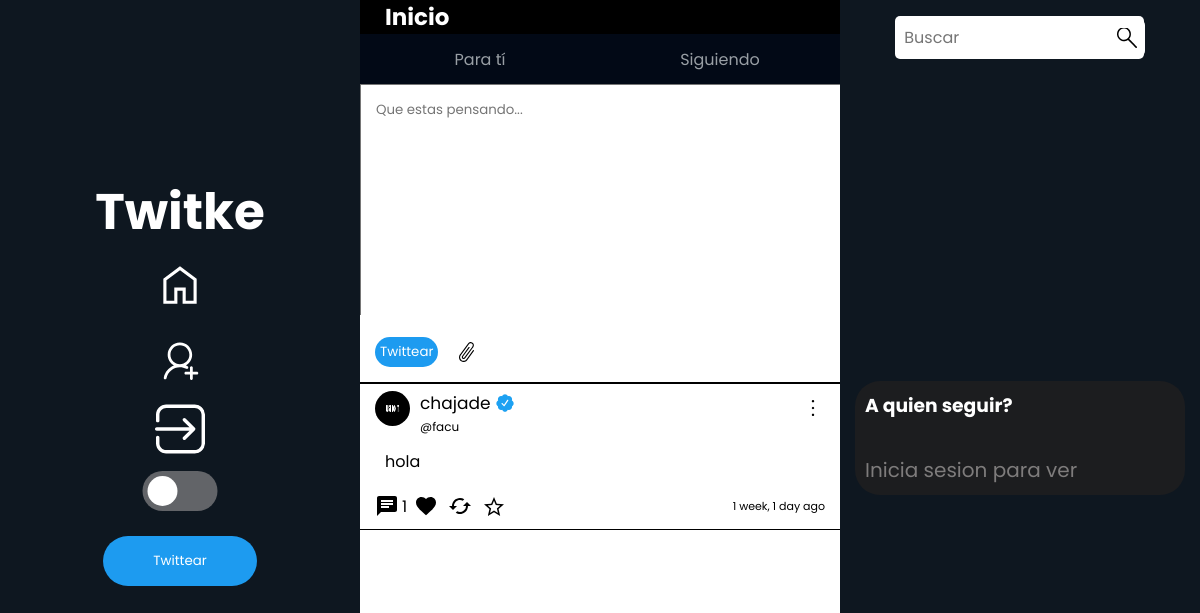
The app's page /, older data.
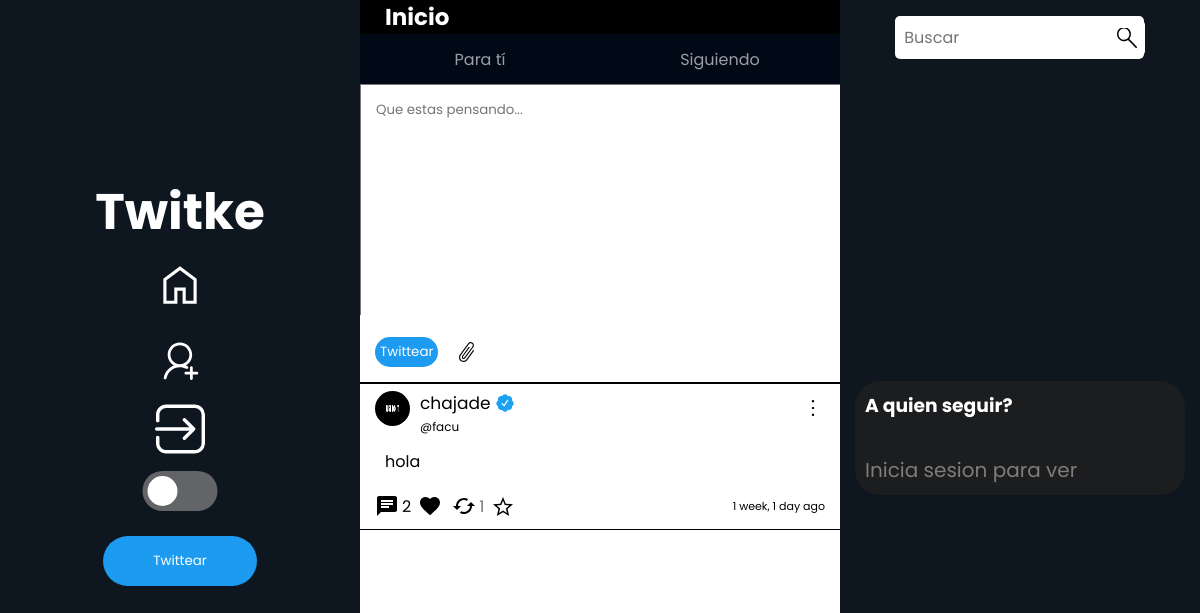
The same page, newer data.
### tweet_profiles/models.py (models this page shows)
class Tweet_profile(models.Model):
    tweet = models.ForeignKey(Tweet, null=True, on_delete=models.CASCADE)
    profile = models.ForeignKey(Profiles, null=True, on_delete=models.CASCADE)
    retwitted_by = models.ManyToManyField(Profiles, related_name="retweet_users")
    likes_users = models.ManyToManyField(Profiles, related_name="likes_tweets")
    haveMultimedia = models.BooleanField(default=False)
    parent_tweet = models.ForeignKey('self', null=True, on_delete=models.CASCADE)

### tweets/models.py (models this page shows)
class Tweet(models.Model):
    user = models.ForeignKey(User, null=True, on_delete=models.CASCADE)
    content = models.TextField(max_length=180)
    created_at = models.DateTimeField(auto_now_add=True)
    likes = models.IntegerField(default=0)
    retweets = models.IntegerField(default=0)
    edited = models.BooleanField(default=False)
    responses = models.IntegerField(null=True, default=0)

### profiles/models.py (models this page shows, shortened)
class Profiles(models.Model):
    user = models.ForeignKey(User, null=True, on_delete=models.CASCADE )
    atName = models.CharField(max_length=30, null=True, default="")
    keeps = models.ManyToManyField(Tweet, related_name='kept_by_profiles', blank=True)
    retweets = models.ManyToManyField(Tweet, related_name='retweets_by_profiles', blank=True)
    biography = models.TextField(max_length=250,  null=True, default="", blank=True)
    profileImage = models.ImageField(null=True, blank=True, upload_to='profileImages')
    profileBanner = models.ImageField(null=True, blank=True, upload_to='profileBanners')
    followers = models.IntegerField(default=0)
    followers_users = models.ManyToManyField('self', symmetrical=False, related_name="followage", blank=True)
    followed_users = models.ManyToManyField('self', symmetrical=False, related_name='following', blank=True)
    like_tweets = models.ManyToManyField(Tweet, related_name='liked', blank=True)
    birthday = models.DateField(null=True)
    webSite = models.CharField(null=True, max_length=100)
    created_at = models.DateTimeField(auto_now_add=True)
    is_verified = models.BooleanField(default=False)
    darkMode = models.BooleanField(default=False)
    strikes = models.IntegerField(default=3)
    banned = models.BooleanField(default=False)

### tweets/views.py (the view)
# urls.py: path('', views.globalFeed, name='globalFeed'),
def globalFeed(request):
    current_profile = ""
    search = request.GET.get("searchUser")
    foryou = request.GET.get("foryou")
    images = TweetImage.objects.all()
    if search:
        users = Profiles.objects.filter(username__icontains = search).all()
    else:
        users = Profiles.objects.all()
    if request.user.is_authenticated:
        current_profile = Profiles.objects.get(user__username = request.user.username)
        if current_profile.banned:
            return redirect('banned')
        followers = current_profile.followed_users.all()
        tweets = Tweet_profile.objects.filter(Q(profile__in=followers) | Q(retwitted_by__in = followers) | Q(profile=current_profile),  parent_tweet=None)
    else:
        tweets = Tweet_profile.objects.all().filter(parent_tweet = None)
    if str(foryou) == "":
        tweets = Tweet_profile.objects.all().filter(parent_tweet = None)
    context = {
        'form': forms.postTweet,
        'tweets': tweets,
        'users': users,
        'images': images
    }
    return render(request, 'globalFeed.html',context)

### tweets/context_processors.py (called while the page is built)
def random_users(request):
    random_users = []
    if request.user.is_authenticated:
        if request.user.is_authenticated:
            current_profile = Profiles.objects.get(user__username = request.user.username)
            random_users = Profiles.objects.exclude(id__in=current_profile.followed_users.values_list('id', flat=True)).exclude(id=request.user.id).order_by('?')[:5]
    return {'random': random_users}

def current_profile(request):
    current_profile = None
    darkmode = True
    if request.user.is_authenticated:
        current_profile = Profiles.objects.get(user__username=request.user.username)
    return {'current_profile': current_profile, 'darkMode': darkmode}

### tweets/templates/globalFeed.html (shortened to what this page needs)
{% extends 'base.html' %}  {% load static %}
    {% block content %}
    <link rel="stylesheet" href="{% static 'css/globalFeed.css' %}" />
    <link rel="stylesheet" href="{% static 'css/User.css' %}" />
    <div class="container-1">
        <h1 class="feedTitle" data-section="first-section" data-value="title">Inicio</h1>
        <div class="optionsFeed">
            <form action="" class="forYou">
                <button  id="buttonForYou" data-section="first-section" data-value="foryou">
                    Para tí
                </button>
            </form>
            <form action="{% url 'globalFeed' %}" class="follows">
                <button id="buttonSiguiendo" data-section="first-section" data-value="follow">
                    Siguiendo
                </button>
            </form>
        </div>
        {% if not buscado %}
            <form action="{% url 'postTweet' %}?return_url={{ request.path }}" method="POST" class="postTweetForm" enctype="multipart/form-data">
                <textarea data-section="first-section" data-value="placeholderArea" name="content" placeholder="Que estas pensando..." cols="27" rows="10" required="" id="id_content" spellcheck="false"></textarea>
                <div class="cosas" style="display: flex;  align-items: center;">
                    <button id="miBoton" onclick="desactivarBoton()"  data-section="navbar" data-value="buttonTweet">
                        Twittear
                    </button>
                    <label for="tweetImage" class="attachment"><img src="{% static 'img/attachment-pin-icon.svg' %}" alt="" style="width: 15px; display: flex;"></label>
                </div>
            </form>
        {% endif %}
    </div>
        <div class="tweets">
            {% for tweet in tweets %}
                {% include 'Tweet.html' %}
            {% endfor %}
        </div>
{% endblock content %}

### tweets/templates/Tweet.html (shortened to what the changed rows need)
{% load static %}
<a href="{% url 'tweetDetails' tweet.tweet.id %}" class="tweet">
    <div class="div-content" id="{{tweet.id}}">
        <div class="tweetHead">
            <div class="fotoPerfil">
                <form action="{% url 'myProfile' tweet.profile.user.id %}">
                    {% if tweet.profile.profileImage %}
                    <button><img src="{{tweet.profile.profileImage.url}} " alt="" class="fotito profilePhoto"></button>
                    {% endif %}
                </form>
                <form action="{% url 'myProfile' tweet.profile.user.id %}" class="formName">
                    <div class="username">
                        <button class="usernameTweet">{{tweet.tweet.user.username}}</button>
                        {% if tweet.profile.is_verified %}
                            <img src="{% static 'img/Twitter-Verified.svg' %}" alt="" style="width: 30px">
                        {% endif %}
                    </div>
                    <p style="font-size: 12px">@{{tweet.profile.atName}}</p>
                </form>
            </div>
            <div class="tweetOptions" style="z-index: 0">
                <button  class="optionButtons" data="true"></button>
            </div>
        </div>
        <span class="tweetMessage">{{tweet.tweet.content}}</span>
        <div class="buttons">
            <div class="buttones">
                <div class="mensajes">
                    <button class="msgButton" id="{{tweet.tweet.id}}">
                        <svg class="msgSvg" xmlns="http://www.w3.org/2000/svg" height="24px" viewBox="0 0 24 24" width="24px" fill="#000000">
                            <path d="M0 0h24v24H0z" fill="none"/>
                            <path d="M20 2H4c-1.1 0-1.99.9-1.99 2L2 22l4-4h14c1.1 0 2-.9 2-2V4c0-1.1-.9-2-2-2zM6 9h12v2H6V9zm8 5H6v-2h8v2zm4-6H6V6h12v2z"/>
                        </svg>
                    </button>
                    {% if tweet.tweet.responses != 0 %}
                            <p class="msgCount">{{tweet.tweet.responses}}</p>
                    {% else %}
                            <p class="msgCount"></p>
                    {% endif %}
                </div>
                    <form action="{% url 'like' tweet.tweet.id %}" class="likeForm" id="likeForm">
                        <button class="likeBtn" onclick="{% if user.is_authenticated %} like(event, this) {% endif %}" tweet-id="{{tweet.tweet.id}}" >
                                <svg class="likeSvg" {% if current_profile in tweet.likes_users.all %}fill="red"{% endif %}  xmlns="http://www.w3.org/2000/svg" height="24px" viewBox="0 0 24 24" width="24px"><path  d="M0 0h24v24H0z" fill="none"/><path {% if current_profile in tweet.likes_users.all %}fill="red"{% endif %} d="M12 21.35l-1.45-1.32C5.4 15.36 2 12.28 2 8.5 2 5.42 4.42 3 7.5 3c1.74 0 3.41.81 4.5 2.09C13.09 3.81 14.76 3 16.5 3 19.58 3 22 5.42 22 8.5c0 3.78-3.4 6.86-8.55 11.54L12 21.35z"/></svg>
                        </button>
                    </form>
                    <form action="{% url 'retweet' tweet.tweet.id %}?next={{ request.path }}" class="retweetForm" id="retweetForm" style="display: flex; justify-content: center; align-items: center; ">
                        <button class="retweetBtn" onclick="{% if user.is_authenticated %} retweet(event, this) {% endif %}" tweet-id="{{tweet.tweet.id}}">
                            <svg class="retweetSvg" xmlns="http://www.w3.org/2000/svg" height="24px" viewBox="0 0 24 24" width="24px" {% if tweet.tweet in current_profile.retweets.all %}fill="green"{% else %}fill="black"{% endif %}><path d="M0 0h24v24H0z" fill="none"/><path  {% if tweet.tweet in current_profile.retweets.all %}fill="green"{% endif %} d="M19 8l-4 4h3c0 3.31-2.69 6-6 6-1.01 0-1.97-.25-2.8-.7l-1.46 1.46C8.97 19.54 10.43 20 12 20c4.42 0 8-3.58 8-8h3l-4-4zM6 12c0-3.31 2.69-6 6-6 1.01 0 1.97.25 2.8.7l1.46-1.46C15.03 4.46 13.57 4 12 4c-4.42 0-8 3.58-8 8H1l4 4 4-4H6z"/></svg>
                        </button>
                        {% if tweet.retwitted_by.all.count != 0 %}
                            <p class="retweetCount"  id="{{tweet.tweet.id}}"style="color: rgba(113, 118, 123, 1)">{{tweet.retwitted_by.all.count}}</p>
                        {% else %}
                            <p class="retweetCount"  id="{{tweet.tweet.id}}"></p>
                        {% endif %}
                    </form>
                    <form action="{% if tweet.tweet %}{% url 'keepTweets' tweet.tweet.id %}{% else %}{% url 'keepTweets' tweet.id %}{% endif %}" id="keepForm">
                        <button tweet-id="{{tweet.tweet.id}}" onclick="{% if user.is_authenticated %} favs(event, this) {% endif %}" class="keptButton">
                                <svg class="keepSvg saved" xmlns="http://www.w3.org/2000/svg" height="24px" viewBox="0 96 960 960" width="24px"><path {% if tweet.tweet in current_profile.keeps.all or tweet in current_profile.keeps.all %}fill="rgb(211, 165, 15)"{% endif %}d="m323 851 157-94 157 95-42-178 138-120-182-16-71-168-71 167-182 16 138 120-42 178Zm-90 125 65-281L80 506l288-25 112-265 112 265 288 25-218 189 65 281-247-149-247 149Zm247-355Z"/></svg>
                        </button>
                    </form>
                    <p class="timeAgo">{{tweet.tweet.created_at|timesince}} ago</p>
            </div>
        </div>
    </div>
</a>

Row changes from the older to the newer data that the page shows:
changed through a linked row, Tweet_profile "chajade": tweet.responses "1" → "2"; retwitted_by.all.count (not shown) → "1"
